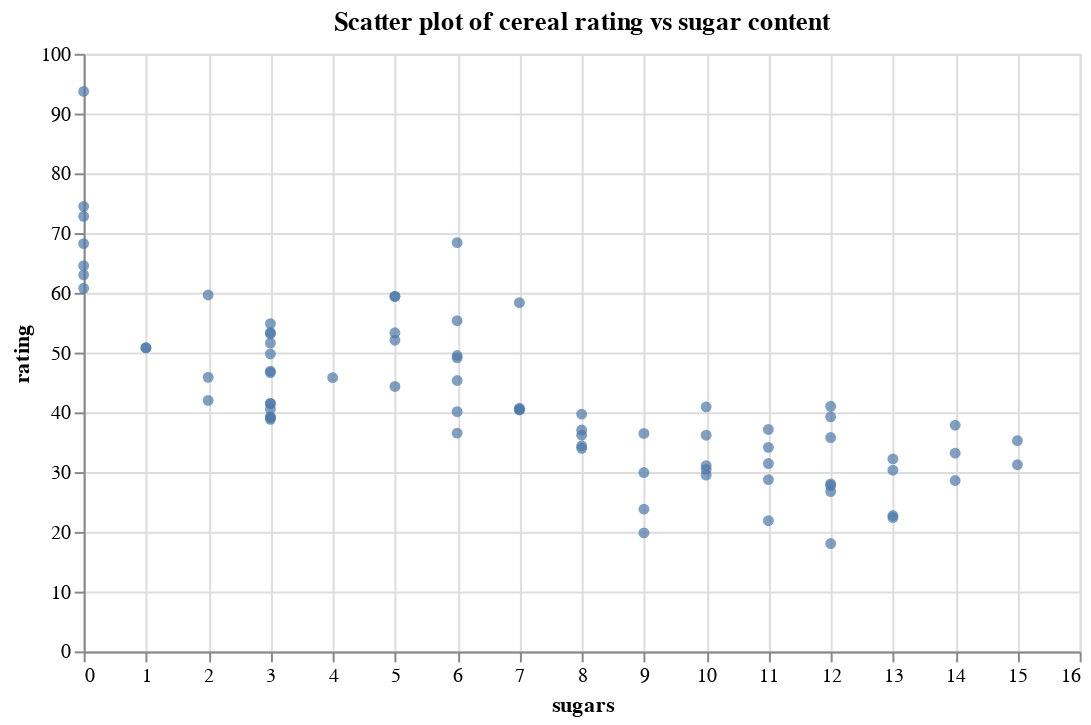

The cell this chart's notebook holds for it:
### Code cell
chart1 = alt.Chart(cereal, width=500, height=300).mark_circle().encode(
    x='sugars:Q',
    y='rating:Q'
).properties(title="Scatter plot of cereal rating vs sugar content")
chart1

### Figure 1 — Vega-Lite specification as saved in the notebook (floating-point values rounded to 4 significant figures)
{"config": {"view": {"continuousWidth": 300, "continuousHeight": 300}}, "data": {"name": "data-aaa0440f8e2141d6bd84b791f8341c86"}, "mark": {"type": "circle"}, "encoding": {"x": {"field": "sugars", "type": "quantitative"}, "y": {"field": "rating", "type": "quantitative"}}, "height": 300, "title": "Scatter plot of cereal rating vs sugar content", "width": 500, "$schema": "https://vega.github.io/schema/vega-lite/v5.8.0.json", "datasets": {"data-aaa0440f8e2141d6bd84b791f8341c86": [{"name": "100% Bran", "mfr": "N", "type": "Cold", "calories": 70, "protein": 4, "fat": 1, "sodium": 130, "fiber": 10.0, "carbo": 5.0, "sugars": 6, "potass": 280, "vitamins": 25, "shelf": 3, "weight": 1.0, "cups": 0.33, "rating": 68.4}, {"name": "100% Natural Bran", "mfr": "Q", "type": "Cold", "calories": 120, "protein": 3, "fat": 5, "sodium": 15, "fiber": 2.0, "carbo": 8.0, "sugars": 8, "potass": 135, "vitamins": 0, "shelf": 3, "weight": 1.0, "cups": 1.0, "rating": 33.98}, {"name": "All-Bran", "mfr": "K", "type": "Cold", "calories": 70, "protein": 4, "fat": 1, "sodium": 260, "fiber": 9.0, "carbo": 7.0, "sugars": 5, "potass": 320, "vitamins": 25, "shelf": 3, "weight": 1.0, "cups": 0.33, "rating": 59.43}, {"name": "All-Bran with Extra Fiber", "mfr": "K", "type": "Cold", "calories": 50, "protein": 4, "fat": 0, "sodium": 140, "fiber": 14.0, "carbo": 8.0, "sugars": 0, "potass": 330, "vitamins": 25, "shelf": 3, "weight": 1.0, "cups": 0.5, "rating": 93.7}, {"name": "Almond Delight", "mfr": "R", "type": "Cold", "calories": 110, "protein": 2, "fat": 2, "sodium": 200, "fiber": 1.0, "carbo": 14.0, "sugars": 8, "potass": 1, "vitamins": 25, "shelf": 3, "weight": 1.0, "cups": 0.75, "rating": 34.38}, {"name": "Apple Cinnamon Cheerios", "mfr": "G", "type": "Cold", "calories": 110, "protein": 2, "fat": 2, "sodium": 180, "fiber": 1.5, "carbo": 10.5, "sugars": 10, "potass": 70, "vitamins": 25, "shelf": 1, "weight": 1.0, "cups": 0.75, "rating": 29.51}, {"name": "Apple Jacks", "mfr": "K", "type": "Cold", "calories": 110, "protein": 2, "fat": 0, "sodium": 125, "fiber": 1.0, "carbo": 11.0, "sugars": 14, "potass": 30, "vitamins": 25, "shelf": 2, "weight": 1.0, "cups": 1.0, "rating": 33.17}, {"name": "Basic 4", "mfr": "G", "type": "Cold", "calories": 130, "protein": 3, "fat": 2, "sodium": 210, "fiber": 2.0, "carbo": 18.0, "sugars": 8, "potass": 100, "vitamins": 25, "shelf": 3, "weight": 1.33, "cups": 0.75, "rating": 37.04}, {"name": "Bran Chex", "mfr": "R", "type": "Cold", "calories": 90, "protein": 2, "fat": 1, "sodium": 200, "fiber": 4.0, "carbo": 15.0, "sugars": 6, "potass": 125, "vitamins": 25, "shelf": 1, "weight": 1.0, "cups": 0.67, "rating": 49.12}, {"name": "Bran Flakes", "mfr": "P", "type": "Cold", "calories": 90, "protein": 3, "fat": 0, "sodium": 210, "fiber": 5.0, "carbo": 13.0, "sugars": 5, "potass": 190, "vitamins": 25, "shelf": 3, "weight": 1.0, "cups": 0.67, "rating": 53.31}, {"name": "Cap'n'Crunch", "mfr": "Q", "type": "Cold", "calories": 120, "protein": 1, "fat": 2, "sodium": 220, "fiber": 0.0, "carbo": 12.0, "sugars": 12, "potass": 35, "vitamins": 25, "shelf": 2, "weight": 1.0, "cups": 0.75, "rating": 18.04}, {"name": "Cheerios", "mfr": "G", "type": "Cold", "calories": 110, "protein": 6, "fat": 2, "sodium": 290, "fiber": 2.0, "carbo": 17.0, "sugars": 1, "potass": 105, "vitamins": 25, "shelf": 1, "weight": 1.0, "cups": 1.25, "rating": 50.76}, {"name": "Cinnamon Toast Crunch", "mfr": "G", "type": "Cold", "calories": 120, "protein": 1, "fat": 3, "sodium": 210, "fiber": 0.0, "carbo": 13.0, "sugars": 9, "potass": 45, "vitamins": 25, "shelf": 2, "weight": 1.0, "cups": 0.75, "rating": 19.82}, {"name": "Clusters", "mfr": "G", "type": "Cold", "calories": 110, "protein": 3, "fat": 2, "sodium": 140, "fiber": 2.0, "carbo": 13.0, "sugars": 7, "potass": 105, "vitamins": 25, "shelf": 3, "weight": 1.0, "cups": 0.5, "rating": 40.4}, {"name": "Cocoa Puffs", "mfr": "G", "type": "Cold", "calories": 110, "protein": 1, "fat": 1, "sodium": 180, "fiber": 0.0, "carbo": 12.0, "sugars": 13, "potass": 55, "vitamins": 25, "shelf": 2, "weight": 1.0, "cups": 1.0, "rating": 22.74}, {"name": "Corn Chex", "mfr": "R", "type": "Cold", "calories": 110, "protein": 2, "fat": 0, "sodium": 280, "fiber": 0.0, "carbo": 22.0, "sugars": 3, "potass": 25, "vitamins": 25, "shelf": 1, "weight": 1.0, "cups": 1.0, "rating": 41.45}, {"name": "Corn Flakes", "mfr": "K", "type": "Cold", "calories": 100, "protein": 2, "fat": 0, "sodium": 290, "fiber": 1.0, "carbo": 21.0, "sugars": 2, "potass": 35, "vitamins": 25, "shelf": 1, "weight": 1.0, "cups": 1.0, "rating": 45.86}, {"name": "Corn Pops", "mfr": "K", "type": "Cold", "calories": 110, "protein": 1, "fat": 0, "sodium": 90, "fiber": 1.0, "carbo": 13.0, "sugars": 12, "potass": 20, "vitamins": 25, "shelf": 2, "weight": 1.0, "cups": 1.0, "rating": 35.78}, {"name": "Count Chocula", "mfr": "G", "type": "Cold", "calories": 110, "protein": 1, "fat": 1, "sodium": 180, "fiber": 0.0, "carbo": 12.0, "sugars": 13, "potass": 65, "vitamins": 25, "shelf": 2, "weight": 1.0, "cups": 1.0, "rating": 22.4}, {"name": "Cracklin' Oat Bran", "mfr": "K", "type": "Cold", "calories": 110, "protein": 3, "fat": 3, "sodium": 140, "fiber": 4.0, "carbo": 10.0, "sugars": 7, "potass": 160, "vitamins": 25, "shelf": 3, "weight": 1.0, "cups": 0.5, "rating": 40.45}, {"name": "Cream of Wheat (Quick)", "mfr": "N", "type": "Hot", "calories": 100, "protein": 3, "fat": 0, "sodium": 80, "fiber": 1.0, "carbo": 21.0, "sugars": 0, "potass": 1, "vitamins": 0, "shelf": 2, "weight": 1.0, "cups": 1.0, "rating": 64.53}, {"name": "Crispix", "mfr": "K", "type": "Cold", "calories": 110, "protein": 2, "fat": 0, "sodium": 220, "fiber": 1.0, "carbo": 21.0, "sugars": 3, "potass": 30, "vitamins": 25, "shelf": 3, "weight": 1.0, "cups": 1.0, "rating": 46.9}, {"name": "Crispy Wheat & Raisins", "mfr": "G", "type": "Cold", "calories": 100, "protein": 2, "fat": 1, "sodium": 140, "fiber": 2.0, "carbo": 11.0, "sugars": 10, "potass": 120, "vitamins": 25, "shelf": 3, "weight": 1.0, "cups": 0.75, "rating": 36.18}, {"name": "Double Chex", "mfr": "R", "type": "Cold", "calories": 100, "protein": 2, "fat": 0, "sodium": 190, "fiber": 1.0, "carbo": 18.0, "sugars": 5, "potass": 80, "vitamins": 25, "shelf": 3, "weight": 1.0, "cups": 0.75, "rating": 44.33}, {"name": "Froot Loops", "mfr": "K", "type": "Cold", "calories": 110, "protein": 2, "fat": 1, "sodium": 125, "fiber": 1.0, "carbo": 11.0, "sugars": 13, "potass": 30, "vitamins": 25, "shelf": 2, "weight": 1.0, "cups": 1.0, "rating": 32.21}, {"name": "Frosted Flakes", "mfr": "K", "type": "Cold", "calories": 110, "protein": 1, "fat": 0, "sodium": 200, "fiber": 1.0, "carbo": 14.0, "sugars": 11, "potass": 25, "vitamins": 25, "shelf": 1, "weight": 1.0, "cups": 0.75, "rating": 31.44}, {"name": "Frosted Mini-Wheats", "mfr": "K", "type": "Cold", "calories": 100, "protein": 3, "fat": 0, "sodium": 0, "fiber": 3.0, "carbo": 14.0, "sugars": 7, "potass": 100, "vitamins": 25, "shelf": 2, "weight": 1.0, "cups": 0.8, "rating": 58.35}, {"name": "Fruit & Fibre Dates; Walnuts; and Oats", "mfr": "P", "type": "Cold", "calories": 120, "protein": 3, "fat": 2, "sodium": 160, "fiber": 5.0, "carbo": 12.0, "sugars": 10, "potass": 200, "vitamins": 25, "shelf": 3, "weight": 1.25, "cups": 0.67, "rating": 40.92}, {"name": "Fruitful Bran", "mfr": "K", "type": "Cold", "calories": 120, "protein": 3, "fat": 0, "sodium": 240, "fiber": 5.0, "carbo": 14.0, "sugars": 12, "potass": 190, "vitamins": 25, "shelf": 3, "weight": 1.33, "cups": 0.67, "rating": 41.02}, {"name": "Fruity Pebbles", "mfr": "P", "type": "Cold", "calories": 110, "protein": 1, "fat": 1, "sodium": 135, "fiber": 0.0, "carbo": 13.0, "sugars": 12, "potass": 25, "vitamins": 25, "shelf": 2, "weight": 1.0, "cups": 0.75, "rating": 28.03}, {"name": "Golden Crisp", "mfr": "P", "type": "Cold", "calories": 100, "protein": 2, "fat": 0, "sodium": 45, "fiber": 0.0, "carbo": 11.0, "sugars": 15, "potass": 40, "vitamins": 25, "shelf": 1, "weight": 1.0, "cups": 0.88, "rating": 35.25}, {"name": "Golden Grahams", "mfr": "G", "type": "Cold", "calories": 110, "protein": 1, "fat": 1, "sodium": 280, "fiber": 0.0, "carbo": 15.0, "sugars": 9, "potass": 45, "vitamins": 25, "shelf": 2, "weight": 1.0, "cups": 0.75, "rating": 23.8}, {"name": "Grape Nuts Flakes", "mfr": "P", "type": "Cold", "calories": 100, "protein": 3, "fat": 1, "sodium": 140, "fiber": 3.0, "carbo": 15.0, "sugars": 5, "potass": 85, "vitamins": 25, "shelf": 3, "weight": 1.0, "cups": 0.88, "rating": 52.08}, {"name": "Grape-Nuts", "mfr": "P", "type": "Cold", "calories": 110, "protein": 3, "fat": 0, "sodium": 170, "fiber": 3.0, "carbo": 17.0, "sugars": 3, "potass": 90, "vitamins": 25, "shelf": 3, "weight": 1.0, "cups": 0.25, "rating": 53.37}, {"name": "Great Grains Pecan", "mfr": "P", "type": "Cold", "calories": 120, "protein": 3, "fat": 3, "sodium": 75, "fiber": 3.0, "carbo": 13.0, "sugars": 4, "potass": 100, "vitamins": 25, "shelf": 3, "weight": 1.0, "cups": 0.33, "rating": 45.81}, {"name": "Honey Graham Ohs", "mfr": "Q", "type": "Cold", "calories": 120, "protein": 1, "fat": 2, "sodium": 220, "fiber": 1.0, "carbo": 12.0, "sugars": 11, "potass": 45, "vitamins": 25, "shelf": 2, "weight": 1.0, "cups": 1.0, "rating": 21.87}, {"name": "Honey Nut Cheerios", "mfr": "G", "type": "Cold", "calories": 110, "protein": 3, "fat": 1, "sodium": 250, "fiber": 1.5, "carbo": 11.5, "sugars": 10, "potass": 90, "vitamins": 25, "shelf": 1, "weight": 1.0, "cups": 0.75, "rating": 31.07}, {"name": "Honey-comb", "mfr": "P", "type": "Cold", "calories": 110, "protein": 1, "fat": 0, "sodium": 180, "fiber": 0.0, "carbo": 14.0, "sugars": 11, "potass": 35, "vitamins": 25, "shelf": 1, "weight": 1.0, "cups": 1.33, "rating": 28.74}, {"name": "Just Right Crunchy  Nuggets", "mfr": "K", "type": "Cold", "calories": 110, "protein": 2, "fat": 1, "sodium": 170, "fiber": 1.0, "carbo": 17.0, "sugars": 6, "potass": 60, "vitamins": 100, "shelf": 3, "weight": 1.0, "cups": 1.0, "rating": 36.52}, {"name": "Just Right Fruit & Nut", "mfr": "K", "type": "Cold", "calories": 140, "protein": 3, "fat": 1, "sodium": 170, "fiber": 2.0, "carbo": 20.0, "sugars": 9, "potass": 95, "vitamins": 100, "shelf": 3, "weight": 1.3, "cups": 0.75, "rating": 36.47}, {"name": "Kix", "mfr": "G", "type": "Cold", "calories": 110, "protein": 2, "fat": 1, "sodium": 260, "fiber": 0.0, "carbo": 21.0, "sugars": 3, "potass": 40, "vitamins": 25, "shelf": 2, "weight": 1.0, "cups": 1.5, "rating": 39.24}, {"name": "Life", "mfr": "Q", "type": "Cold", "calories": 100, "protein": 4, "fat": 2, "sodium": 150, "fiber": 2.0, "carbo": 12.0, "sugars": 6, "potass": 95, "vitamins": 25, "shelf": 2, "weight": 1.0, "cups": 0.67, "rating": 45.33}, {"name": "Lucky Charms", "mfr": "G", "type": "Cold", "calories": 110, "protein": 2, "fat": 1, "sodium": 180, "fiber": 0.0, "carbo": 12.0, "sugars": 12, "potass": 55, "vitamins": 25, "shelf": 2, "weight": 1.0, "cups": 1.0, "rating": 26.73}, {"name": "Maypo", "mfr": "A", "type": "Hot", "calories": 100, "protein": 4, "fat": 1, "sodium": 0, "fiber": 0.0, "carbo": 16.0, "sugars": 3, "potass": 95, "vitamins": 25, "shelf": 2, "weight": 1.0, "cups": 1.0, "rating": 54.85}, {"name": "Muesli Raisins; Dates; & Almonds", "mfr": "R", "type": "Cold", "calories": 150, "protein": 4, "fat": 3, "sodium": 95, "fiber": 3.0, "carbo": 16.0, "sugars": 11, "potass": 170, "vitamins": 25, "shelf": 3, "weight": 1.0, "cups": 1.0, "rating": 37.14}, {"name": "Muesli Raisins; Peaches; & Pecans", "mfr": "R", "type": "Cold", "calories": 150, "protein": 4, "fat": 3, "sodium": 150, "fiber": 3.0, "carbo": 16.0, "sugars": 11, "potass": 170, "vitamins": 25, "shelf": 3, "weight": 1.0, "cups": 1.0, "rating": 34.14}, {"name": "Mueslix Crispy Blend", "mfr": "K", "type": "Cold", "calories": 160, "protein": 3, "fat": 2, "sodium": 150, "fiber": 3.0, "carbo": 17.0, "sugars": 13, "potass": 160, "vitamins": 25, "shelf": 3, "weight": 1.5, "cups": 0.67, "rating": 30.31}, {"name": "Multi-Grain Cheerios", "mfr": "G", "type": "Cold", "calories": 100, "protein": 2, "fat": 1, "sodium": 220, "fiber": 2.0, "carbo": 15.0, "sugars": 6, "potass": 90, "vitamins": 25, "shelf": 1, "weight": 1.0, "cups": 1.0, "rating": 40.11}, {"name": "Nut&Honey Crunch", "mfr": "K", "type": "Cold", "calories": 120, "protein": 2, "fat": 1, "sodium": 190, "fiber": 0.0, "carbo": 15.0, "sugars": 9, "potass": 40, "vitamins": 25, "shelf": 2, "weight": 1.0, "cups": 0.67, "rating": 29.92}, {"name": "Nutri-Grain Almond-Raisin", "mfr": "K", "type": "Cold", "calories": 140, "protein": 3, "fat": 2, "sodium": 220, "fiber": 3.0, "carbo": 21.0, "sugars": 7, "potass": 130, "vitamins": 25, "shelf": 3, "weight": 1.33, "cups": 0.67, "rating": 40.69}, {"name": "Nutri-grain Wheat", "mfr": "K", "type": "Cold", "calories": 90, "protein": 3, "fat": 0, "sodium": 170, "fiber": 3.0, "carbo": 18.0, "sugars": 2, "potass": 90, "vitamins": 25, "shelf": 3, "weight": 1.0, "cups": 1.0, "rating": 59.64}, {"name": "Oatmeal Raisin Crisp", "mfr": "G", "type": "Cold", "calories": 130, "protein": 3, "fat": 2, "sodium": 170, "fiber": 1.5, "carbo": 13.5, "sugars": 10, "potass": 120, "vitamins": 25, "shelf": 3, "weight": 1.25, "cups": 0.5, "rating": 30.45}, {"name": "Post Nat. Raisin Bran", "mfr": "P", "type": "Cold", "calories": 120, "protein": 3, "fat": 1, "sodium": 200, "fiber": 6.0, "carbo": 11.0, "sugars": 14, "potass": 260, "vitamins": 25, "shelf": 3, "weight": 1.33, "cups": 0.67, "rating": 37.84}, {"name": "Product 19", "mfr": "K", "type": "Cold", "calories": 100, "protein": 3, "fat": 0, "sodium": 320, "fiber": 1.0, "carbo": 20.0, "sugars": 3, "potass": 45, "vitamins": 100, "shelf": 3, "weight": 1.0, "cups": 1.0, "rating": 41.5}, {"name": "Puffed Rice", "mfr": "Q", "type": "Cold", "calories": 50, "protein": 1, "fat": 0, "sodium": 0, "fiber": 0.0, "carbo": 13.0, "sugars": 0, "potass": 15, "vitamins": 0, "shelf": 3, "weight": 0.5, "cups": 1.0, "rating": 60.76}, {"name": "Puffed Wheat", "mfr": "Q", "type": "Cold", "calories": 50, "protein": 2, "fat": 0, "sodium": 0, "fiber": 1.0, "carbo": 10.0, "sugars": 0, "potass": 50, "vitamins": 0, "shelf": 3, "weight": 0.5, "cups": 1.0, "rating": 63.01}, {"name": "Quaker Oat Squares", "mfr": "Q", "type": "Cold", "calories": 100, "protein": 4, "fat": 1, "sodium": 135, "fiber": 2.0, "carbo": 14.0, "sugars": 6, "potass": 110, "vitamins": 25, "shelf": 3, "weight": 1.0, "cups": 0.5, "rating": 49.51}, {"name": "Quaker Oatmeal", "mfr": "Q", "type": "Hot", "calories": 100, "protein": 5, "fat": 2, "sodium": 0, "fiber": 2.7, "carbo": 1.0, "sugars": 1, "potass": 110, "vitamins": 0, "shelf": 1, "weight": 1.0, "cups": 0.67, "rating": 50.83}, {"name": "Raisin Bran", "mfr": "K", "type": "Cold", "calories": 120, "protein": 3, "fat": 1, "sodium": 210, "fiber": 5.0, "carbo": 14.0, "sugars": 12, "potass": 240, "vitamins": 25, "shelf": 2, "weight": 1.33, "cups": 0.75, "rating": 39.26}, {"name": "Raisin Nut Bran", "mfr": "G", "type": "Cold", "calories": 100, "protein": 3, "fat": 2, "sodium": 140, "fiber": 2.5, "carbo": 10.5, "sugars": 8, "potass": 140, "vitamins": 25, "shelf": 3, "weight": 1.0, "cups": 0.5, "rating": 39.7}, {"name": "Raisin Squares", "mfr": "K", "type": "Cold", "calories": 90, "protein": 2, "fat": 0, "sodium": 0, "fiber": 2.0, "carbo": 15.0, "sugars": 6, "potass": 110, "vitamins": 25, "shelf": 3, "weight": 1.0, "cups": 0.5, "rating": 55.33}, {"name": "Rice Chex", "mfr": "R", "type": "Cold", "calories": 110, "protein": 1, "fat": 0, "sodium": 240, "fiber": 0.0, "carbo": 23.0, "sugars": 2, "potass": 30, "vitamins": 25, "shelf": 1, "weight": 1.0, "cups": 1.13, "rating": 42.0}, {"name": "Rice Krispies", "mfr": "K", "type": "Cold", "calories": 110, "protein": 2, "fat": 0, "sodium": 290, "fiber": 0.0, "carbo": 22.0, "sugars": 3, "potass": 35, "vitamins": 25, "shelf": 1, "weight": 1.0, "cups": 1.0, "rating": 40.56}, {"name": "Shredded Wheat", "mfr": "N", "type": "Cold", "calories": 80, "protein": 2, "fat": 0, "sodium": 0, "fiber": 3.0, "carbo": 16.0, "sugars": 0, "potass": 95, "vitamins": 0, "shelf": 1, "weight": 0.83, "cups": 1.0, "rating": 68.24}, {"name": "Shredded Wheat 'n'Bran", "mfr": "N", "type": "Cold", "calories": 90, "protein": 3, "fat": 0, "sodium": 0, "fiber": 4.0, "carbo": 19.0, "sugars": 0, "potass": 140, "vitamins": 0, "shelf": 1, "weight": 1.0, "cups": 0.67, "rating": 74.47}, {"name": "Shredded Wheat spoon size", "mfr": "N", "type": "Cold", "calories": 90, "protein": 3, "fat": 0, "sodium": 0, "fiber": 3.0, "carbo": 20.0, "sugars": 0, "potass": 120, "vitamins": 0, "shelf": 1, "weight": 1.0, "cups": 0.67, "rating": 72.8}, {"name": "Smacks", "mfr": "K", "type": "Cold", "calories": 110, "protein": 2, "fat": 1, "sodium": 70, "fiber": 1.0, "carbo": 9.0, "sugars": 15, "potass": 40, "vitamins": 25, "shelf": 2, "weight": 1.0, "cups": 0.75, "rating": 31.23}, {"name": "Special K", "mfr": "K", "type": "Cold", "calories": 110, "protein": 6, "fat": 0, "sodium": 230, "fiber": 1.0, "carbo": 16.0, "sugars": 3, "potass": 55, "vitamins": 25, "shelf": 1, "weight": 1.0, "cups": 1.0, "rating": 53.13}, {"name": "Strawberry Fruit Wheats", "mfr": "N", "type": "Cold", "calories": 90, "protein": 2, "fat": 0, "sodium": 15, "fiber": 3.0, "carbo": 15.0, "sugars": 5, "potass": 90, "vitamins": 25, "shelf": 2, "weight": 1.0, "cups": 1.0, "rating": 59.36}, {"name": "Total Corn Flakes", "mfr": "G", "type": "Cold", "calories": 110, "protein": 2, "fat": 1, "sodium": 200, "fiber": 0.0, "carbo": 21.0, "sugars": 3, "potass": 35, "vitamins": 100, "shelf": 3, "weight": 1.0, "cups": 1.0, "rating": 38.84}, {"name": "Total Raisin Bran", "mfr": "G", "type": "Cold", "calories": 140, "protein": 3, "fat": 1, "sodium": 190, "fiber": 4.0, "carbo": 15.0, "sugars": 14, "potass": 230, "vitamins": 100, "shelf": 3, "weight": 1.5, "cups": 1.0, "rating": 28.59}, {"name": "Total Whole Grain", "mfr": "G", "type": "Cold", "calories": 100, "protein": 3, "fat": 1, "sodium": 200, "fiber": 3.0, "carbo": 16.0, "sugars": 3, "potass": 110, "vitamins": 100, "shelf": 3, "weight": 1.0, "cups": 1.0, "rating": 46.66}, {"name": "Triples", "mfr": "G", "type": "Cold", "calories": 110, "protein": 2, "fat": 1, "sodium": 250, "fiber": 0.0, "carbo": 21.0, "sugars": 3, "potass": 60, "vitamins": 25, "shelf": 3, "weight": 1.0, "cups": 0.75, "rating": 39.11}, {"name": "Trix", "mfr": "G", "type": "Cold", "calories": 110, "protein": 1, "fat": 1, "sodium": 140, "fiber": 0.0, "carbo": 13.0, "sugars": 12, "potass": 25, "vitamins": 25, "shelf": 2, "weight": 1.0, "cups": 1.0, "rating": 27.75}, {"name": "Wheat Chex", "mfr": "R", "type": "Cold", "calories": 100, "protein": 3, "fat": 1, "sodium": 230, "fiber": 3.0, "carbo": 17.0, "sugars": 3, "potass": 115, "vitamins": 25, "shelf": 1, "weight": 1.0, "cups": 0.67, "rating": 49.79}, {"name": "Wheaties", "mfr": "G", "type": "Cold", "calories": 100, "protein": 3, "fat": 1, "sodium": 200, "fiber": 3.0, "carbo": 17.0, "sugars": 3, "potass": 110, "vitamins": 25, "shelf": 1, "weight": 1.0, "cups": 1.0, "rating": 51.59}, {"name": "Wheaties Honey Gold", "mfr": "G", "type": "Cold", "calories": 110, "protein": 2, "fat": 1, "sodium": 200, "fiber": 1.0, "carbo": 16.0, "sugars": 8, "potass": 60, "vitamins": 25, "shelf": 1, "weight": 1.0, "cups": 0.75, "rating": 36.19}]}}
